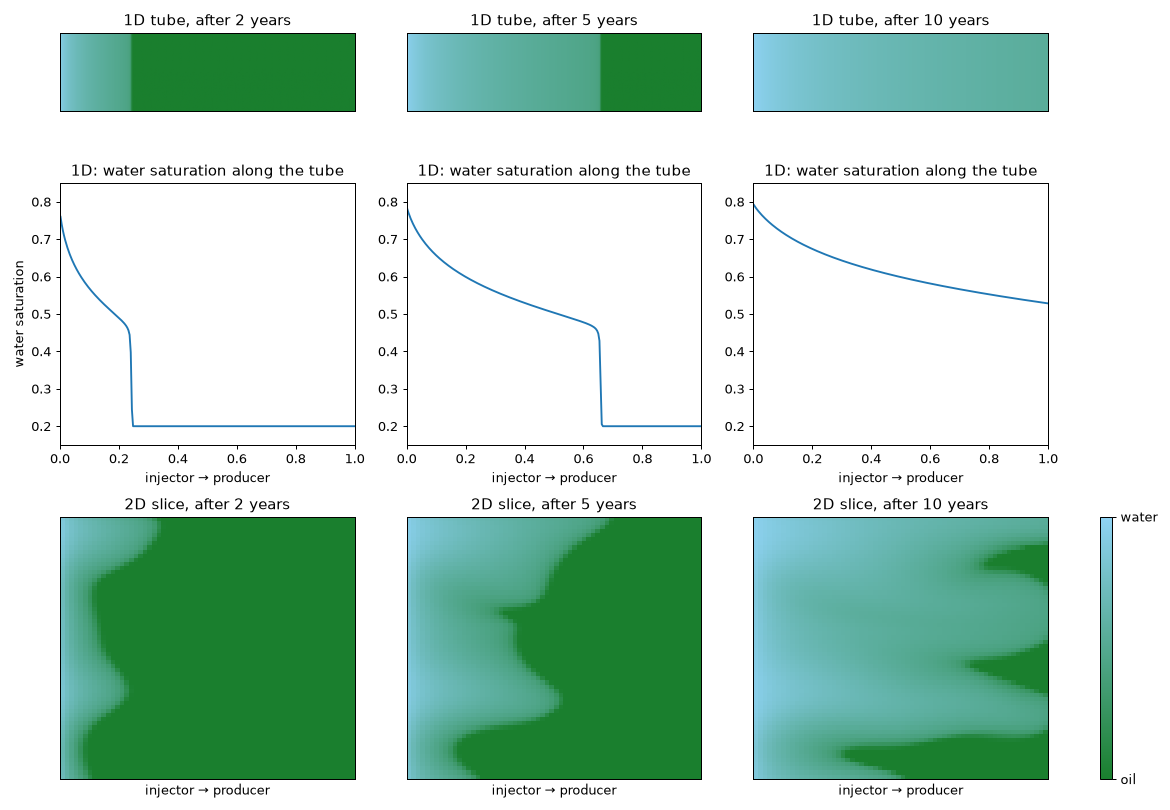

The Python source for this figure:
"""Make waterflood_1d_vs_2d.png for mlmc_reservoir.ipynb: the same waterflood in 1D and in 2D.

Run from the repo root (needs scipy, which the notebook itself does not):
    uv run --with scipy python literature/figures/waterflood_1d_vs_2d.py
"""
import json
from pathlib import Path

import matplotlib
import numpy as np
import scipy.sparse as sp
import scipy.sparse.linalg as spla

matplotlib.use("Agg")
import matplotlib.pyplot as plt
from matplotlib.colors import LinearSegmentedColormap

HERE = Path(__file__).parent

# 1D simulator: taken from the notebook, so the figure always matches it
nb = json.loads((HERE.parent / "mlmc_reservoir.ipynb").read_text(encoding="utf-8"))
sim1d = {}
exec(next("".join(c["source"]) for c in nb["cells"] if c["cell_type"] == "code" and "def simulate" in "".join(c["source"])), sim1d)
PHI, SWC, SOR, T_END, DFMAX, mobilities = (sim1d[k] for k in ["PHI", "SWC", "SOR", "T_END", "DFMAX", "mobilities"])

# 2D: same fluids, square slice, p = 1 on the left edge (injector), p = 0 on the right edge (producer), no flow top/bottom
N_THETA, CORR_LEN, N_FINE = 30, 0.2, 64
_x = (np.arange(N_FINE) + 0.5) / N_FINE
_w, _v = np.linalg.eigh(np.exp(-np.abs(_x[:, None] - _x[None, :]) / CORR_LEN))
_w, _v = _w[::-1], _v[:, ::-1]
# separable exponential covariance: 2D KL modes are products of 1D modes; keep the N_THETA largest
_modes = sorted(((_w[i] * _w[j], i, j) for i in range(20) for j in range(20)), reverse=True)[:N_THETA]


def simulate_2d(theta, t_end):
    n, h = N_FINE, 1 / N_FINE
    k = np.exp(sum(t * np.sqrt(lam) * np.outer(_v[:, i], _v[:, j]) for t, (lam, i, j) in zip(theta, _modes)))
    S = np.full((n, n), SWC)
    idx = np.arange(n * n).reshape(n, n)
    rows = np.concatenate([idx[:, :-1].ravel(), idx[:, 1:].ravel(), idx[:-1, :].ravel(), idx[1:, :].ravel(), idx.ravel()])
    cols = np.concatenate([idx[:, 1:].ravel(), idx[:, :-1].ravel(), idx[1:, :].ravel(), idx[:-1, :].ravel(), idx.ravel()])
    t = 0.0
    while t < t_end - 1e-12:
        lw, lt = mobilities(S)
        lam = k * lt
        tx, ty = 2 / (1 / lam[:, :-1] + 1 / lam[:, 1:]), 2 / (1 / lam[:-1, :] + 1 / lam[1:, :])   # face transmissibilities
        tl, tr = 2 * lam[:, 0], 2 * lam[:, -1]
        diag = np.zeros((n, n))
        diag[:, :-1] += tx; diag[:, 1:] += tx; diag[:-1, :] += ty; diag[1:, :] += ty; diag[:, 0] += tl; diag[:, -1] += tr
        vals = np.concatenate([-tx.ravel(), -tx.ravel(), -ty.ravel(), -ty.ravel(), diag.ravel()])
        b = np.zeros((n, n)); b[:, 0] = tl
        p = spla.spsolve(sp.csr_matrix((vals, (rows, cols)), shape=(n * n, n * n)), b.ravel()).reshape(n, n)
        qx = np.zeros((n, n + 1)); qy = np.zeros((n + 1, n))
        qx[:, 1:-1] = tx * (p[:, :-1] - p[:, 1:]); qx[:, 0] = tl * (1 - p[:, 0]); qx[:, -1] = tr * p[:, -1]
        qy[1:-1, :] = ty * (p[:-1, :] - p[1:, :])
        fw = lw / lt
        fwx = np.concatenate([np.ones((n, 1)), np.where(qx[:, 1:-1] > 0, fw[:, :-1], fw[:, 1:]), fw[:, -1:]], axis=1) * qx
        fwy = np.zeros((n + 1, n)); fwy[1:-1, :] = np.where(qy[1:-1, :] > 0, fw[:-1, :], fw[1:, :]) * qy[1:-1, :]
        dt = min(0.45 * PHI * h * h / (max(np.abs(qx).max(), np.abs(qy).max()) * DFMAX), t_end - t)
        S = S - dt / (PHI * h * h) * (np.diff(fwx, axis=1) + np.diff(fwy, axis=0))
        t += dt
    return S


cmap = LinearSegmentedColormap.from_list("oil_water", ["#1a7f2e", "#8fd3f4"])   # green = oil, blue = water
norm = dict(cmap=cmap, vmin=SWC, vmax=1 - SOR)
rng = np.random.default_rng(7)
theta_1d, theta_2d = rng.standard_normal(sim1d["N_THETA"]), rng.standard_normal(N_THETA)
years = [2, 5, 10]

# All panels in a column span exactly injector (x = 0) to producer (x = 1), and all columns have the same width;
# the colour bar gets its own narrow column so it does not shrink the last scenario.
fig, ax = plt.subplots(3, 4, figsize=(13, 9), gridspec_kw={"height_ratios": [0.3, 1, 1], "width_ratios": [1, 1, 1, 0.04]})
for j, yr in enumerate(years):
    _, S1 = sim1d["simulate"](theta_1d, 2, t_end=yr / 10 * T_END, return_state=True)
    ax[0, j].imshow(S1[None, :], aspect="auto", extent=[0, 1, 0, 1], **norm)
    ax[0, j].set(xticks=[], yticks=[], title=f"1D tube, after {yr} years")
    ax[1, j].plot((np.arange(S1.size) + 0.5) / S1.size, S1, color="#1f77b4")
    ax[1, j].set(xlim=(0, 1), ylim=(0.15, 0.85), xlabel="injector → producer", title="1D: water saturation along the tube")
    im = ax[2, j].imshow(simulate_2d(theta_2d, yr / 10 * T_END), origin="lower", aspect="auto", extent=[0, 1, 0, 1], **norm)
    ax[2, j].set(xticks=[], yticks=[], xlabel="injector → producer", title=f"2D slice, after {yr} years")
ax[1, 0].set_ylabel("water saturation")
ax[0, 3].axis("off"); ax[1, 3].axis("off")
cb = fig.colorbar(im, cax=ax[2, 3], ticks=[SWC, 1 - SOR])
cb.ax.set_yticklabels(["oil", "water"])
fig.tight_layout()
fig.savefig(HERE / "waterflood_1d_vs_2d.png", dpi=90, facecolor="white")
print("saved", HERE / "waterflood_1d_vs_2d.png")
